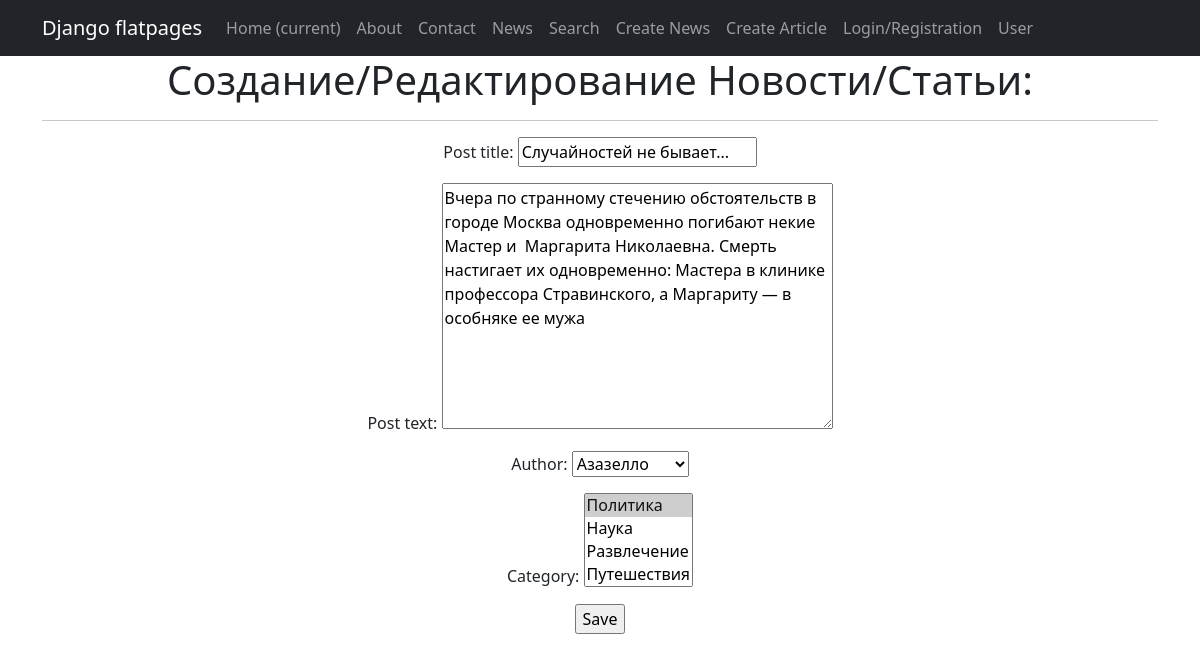
Page /news/4/edit (signed in) on the committed database.
### news/models.py (models this page shows, shortened)
class Post(models.Model):
    article = 'AR'
    news = 'NW'
    POST_TYPE = [
        (article, 'Статья'),
        (news, 'Новость')
    ]
    post_type = models.CharField(max_length=2,
                                 choices=POST_TYPE)
    post_date_time = models.DateTimeField(auto_now_add=True)
    post_title = models.CharField(max_length=255)
    post_text = models.TextField()
    post_rating = models.IntegerField(default=0)
    author = models.ForeignKey('Author', on_delete=models.CASCADE)
    category = models.ManyToManyField('Category', through='PostCategory')

class Author(models.Model):
    author_rating = models.IntegerField(default=0)
    author = models.OneToOneField(User, on_delete=models.CASCADE)
    def __str__(self):
        return self.author.username

### news/views.py (the view)
# urls.py: path('news/<int:pk>/edit', PostUpdate.as_view(), name='news_edit'),
class PostUpdate(LoginRequiredMixin, PermissionRequiredMixin, UpdateView):
    permission_required = ('news.change_post')
    form_class = PostForm
    model = Post
    template_name = 'post_create.html'

### news/forms.py
class PostForm(forms.ModelForm):
    class Meta:
        model = Post
        fields = [
            'post_title',
            'post_text',
            'author',
            'category',
        ]

### news/models.py (called while the page is built)
    def __str__(self):
        return self.category_name

### templates/post_create.html (shortened to what this page needs)
{% extends 'flatpages/default.html' %}
{% block content %}
    <h1> Создание/Редактирование Новости/Статьи: </h1>
    <hr>
    <form action="" method="post">
        {{ form.as_p }}
        <input type="submit" value="Save" />
    </form>
{% endblock content %}

### rows in the picture
Post: post_title "Случайностей не бывает...", post_text "Вчера по странному стечению обстоятельств в городе Москва одновременно погибают некие Мастер и Маргарита Николаевна. Смерть настигает их одновременно: Мастера в клинике профессора Стравинского, а Маргариту — в особняке ее мужа"
Author: author "Азазелло"
